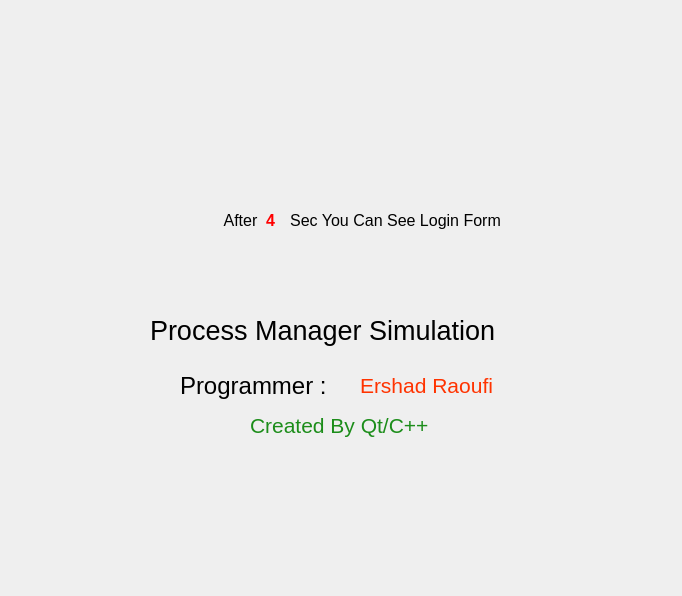
<?xml version="1.0" encoding="UTF-8"?>
<ui version="4.0">
 <class>Splash</class>
 <widget class="QWidget" name="Splash">
  <property name="windowModality">
   <enum>Qt::WindowModal</enum>
  </property>
  <property name="geometry">
   <rect>
    <x>0</x>
    <y>0</y>
    <width>682</width>
    <height>596</height>
   </rect>
  </property>
  <property name="windowTitle">
   <string>Form</string>
  </property>
  <widget class="QLabel" name="label">
   <property name="geometry">
    <rect>
     <x>150</x>
     <y>310</y>
     <width>431</width>
     <height>41</height>
    </rect>
   </property>
   <property name="font">
    <font>
     <pointsize>20</pointsize>
    </font>
   </property>
   <property name="styleSheet">
    <string notr="true"/>
   </property>
   <property name="text">
    <string>Process Manager Simulation</string>
   </property>
  </widget>
  <widget class="QLabel" name="label_2">
   <property name="geometry">
    <rect>
     <x>360</x>
     <y>370</y>
     <width>161</width>
     <height>31</height>
    </rect>
   </property>
   <property name="font">
    <font>
     <pointsize>16</pointsize>
    </font>
   </property>
   <property name="styleSheet">
    <string notr="true">color: rgb(255, 51, 0);</string>
   </property>
   <property name="text">
    <string>Ershad Raoufi</string>
   </property>
  </widget>
  <widget class="QLabel" name="label_3">
   <property name="geometry">
    <rect>
     <x>180</x>
     <y>370</y>
     <width>171</width>
     <height>31</height>
    </rect>
   </property>
   <property name="font">
    <font>
     <pointsize>18</pointsize>
    </font>
   </property>
   <property name="text">
    <string>Programmer : </string>
   </property>
  </widget>
  <widget class="QWidget" name="widget" native="true">
   <property name="geometry">
    <rect>
     <x>0</x>
     <y>170</y>
     <width>81</width>
     <height>71</height>
    </rect>
   </property>
   <property name="styleSheet">
    <string notr="true">image: url(:/icon/proc1.png);</string>
   </property>
  </widget>
  <widget class="QWidget" name="widget_3" native="true">
   <property name="geometry">
    <rect>
     <x>0</x>
     <y>520</y>
     <width>81</width>
     <height>71</height>
    </rect>
   </property>
   <property name="styleSheet">
    <string notr="true">image: url(:/icon/proc3.png);</string>
   </property>
  </widget>
  <widget class="QWidget" name="widget_4" native="true">
   <property name="geometry">
    <rect>
     <x>600</x>
     <y>520</y>
     <width>81</width>
     <height>71</height>
    </rect>
   </property>
   <property name="styleSheet">
    <string notr="true">image: url(:/icon/proc4.png);</string>
   </property>
  </widget>
  <widget class="QWidget" name="widget_5" native="true">
   <property name="geometry">
    <rect>
     <x>-40</x>
     <y>0</y>
     <width>761</width>
     <height>171</height>
    </rect>
   </property>
   <property name="styleSheet">
    <string notr="true">image: url(:/icon/img.jpg);</string>
   </property>
   <widget class="QWidget" name="widget_2" native="true">
    <property name="geometry">
     <rect>
      <x>620</x>
      <y>30</y>
      <width>91</width>
      <height>61</height>
     </rect>
    </property>
    <property name="styleSheet">
     <string notr="true">image: url(:/qt/qt.png);</string>
    </property>
   </widget>
  </widget>
  <widget class="QWidget" name="widget_6" native="true">
   <property name="geometry">
    <rect>
     <x>600</x>
     <y>170</y>
     <width>81</width>
     <height>71</height>
    </rect>
   </property>
   <property name="styleSheet">
    <string notr="true">image: url(:/icon/proc5.png);</string>
   </property>
  </widget>
  <widget class="QLabel" name="label_4">
   <property name="geometry">
    <rect>
     <x>250</x>
     <y>410</y>
     <width>231</width>
     <height>31</height>
    </rect>
   </property>
   <property name="font">
    <font>
     <pointsize>16</pointsize>
    </font>
   </property>
   <property name="styleSheet">
    <string notr="true">color: rgb(28, 141, 26);</string>
   </property>
   <property name="text">
    <string>Created By Qt/C++</string>
   </property>
  </widget>
  <widget class="QLabel" name="txtCounter">
   <property name="geometry">
    <rect>
     <x>260</x>
     <y>210</y>
     <width>21</width>
     <height>21</height>
    </rect>
   </property>
   <property name="font">
    <font>
     <pointsize>12</pointsize>
     <weight>75</weight>
     <bold>true</bold>
    </font>
   </property>
   <property name="styleSheet">
    <string notr="true">color: rgb(255, 0, 0);</string>
   </property>
   <property name="text">
    <string>4</string>
   </property>
   <property name="alignment">
    <set>Qt::AlignCenter</set>
   </property>
  </widget>
  <widget class="QLabel" name="label_6">
   <property name="geometry">
    <rect>
     <x>220</x>
     <y>210</y>
     <width>41</width>
     <height>21</height>
    </rect>
   </property>
   <property name="font">
    <font>
     <pointsize>12</pointsize>
    </font>
   </property>
   <property name="text">
    <string>After</string>
   </property>
   <property name="alignment">
    <set>Qt::AlignCenter</set>
   </property>
  </widget>
  <widget class="QLabel" name="label_7">
   <property name="geometry">
    <rect>
     <x>280</x>
     <y>210</y>
     <width>231</width>
     <height>21</height>
    </rect>
   </property>
   <property name="font">
    <font>
     <pointsize>12</pointsize>
    </font>
   </property>
   <property name="text">
    <string>Sec You Can See Login Form</string>
   </property>
   <property name="alignment">
    <set>Qt::AlignCenter</set>
   </property>
  </widget>
 </widget>
 <resources/>
 <connections/>
</ui>
